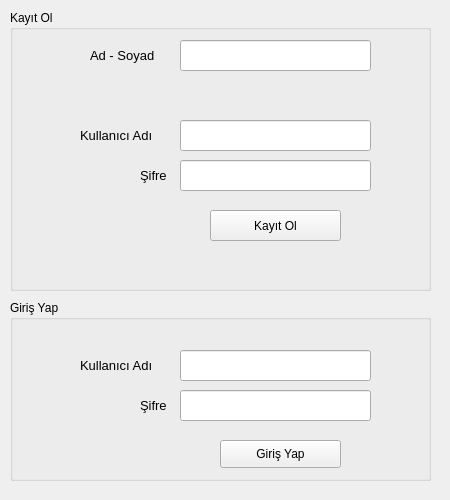
<?xml version="1.0" encoding="UTF-8"?>
<ui version="4.0">
 <class>girisPencere</class>
 <widget class="QWidget" name="girisPencere">
  <property name="geometry">
   <rect>
    <x>0</x>
    <y>0</y>
    <width>450</width>
    <height>500</height>
   </rect>
  </property>
  <property name="minimumSize">
   <size>
    <width>450</width>
    <height>500</height>
   </size>
  </property>
  <property name="maximumSize">
   <size>
    <width>450</width>
    <height>500</height>
   </size>
  </property>
  <property name="windowTitle">
   <string>Giriş Yap / Kayıt Ol - Music Library</string>
  </property>
  <widget class="QGroupBox" name="kayitolGroup">
   <property name="geometry">
    <rect>
     <x>10</x>
     <y>10</y>
     <width>421</width>
     <height>281</height>
    </rect>
   </property>
   <property name="title">
    <string>Kayıt Ol</string>
   </property>
   <widget class="QLineEdit" name="isim_input">
    <property name="geometry">
     <rect>
      <x>170</x>
      <y>30</y>
      <width>191</width>
      <height>31</height>
     </rect>
    </property>
   </widget>
   <widget class="QLineEdit" name="kaykadi_input">
    <property name="geometry">
     <rect>
      <x>170</x>
      <y>110</y>
      <width>191</width>
      <height>31</height>
     </rect>
    </property>
   </widget>
   <widget class="QLineEdit" name="kaysifre_input">
    <property name="geometry">
     <rect>
      <x>170</x>
      <y>150</y>
      <width>191</width>
      <height>31</height>
     </rect>
    </property>
    <property name="echoMode">
     <enum>QLineEdit::Password</enum>
    </property>
   </widget>
   <widget class="QLabel" name="kaykadi_label">
    <property name="geometry">
     <rect>
      <x>70</x>
      <y>110</y>
      <width>91</width>
      <height>31</height>
     </rect>
    </property>
    <property name="font">
     <font>
      <pointsize>10</pointsize>
     </font>
    </property>
    <property name="text">
     <string>Kullanıcı Adı</string>
    </property>
   </widget>
   <widget class="QLabel" name="isim_label">
    <property name="geometry">
     <rect>
      <x>80</x>
      <y>30</y>
      <width>81</width>
      <height>31</height>
     </rect>
    </property>
    <property name="font">
     <font>
      <pointsize>10</pointsize>
     </font>
    </property>
    <property name="text">
     <string>Ad - Soyad</string>
    </property>
   </widget>
   <widget class="QLabel" name="kaysifre_label">
    <property name="geometry">
     <rect>
      <x>130</x>
      <y>150</y>
      <width>41</width>
      <height>31</height>
     </rect>
    </property>
    <property name="font">
     <font>
      <pointsize>10</pointsize>
      <kerning>true</kerning>
     </font>
    </property>
    <property name="text">
     <string>Şifre</string>
    </property>
   </widget>
   <widget class="QPushButton" name="kayitolButon">
    <property name="geometry">
     <rect>
      <x>200</x>
      <y>200</y>
      <width>131</width>
      <height>31</height>
     </rect>
    </property>
    <property name="text">
     <string>Kayıt Ol</string>
    </property>
   </widget>
   <widget class="QLabel" name="regInfo">
    <property name="geometry">
     <rect>
      <x>200</x>
      <y>240</y>
      <width>191</width>
      <height>20</height>
     </rect>
    </property>
    <property name="text">
     <string/>
    </property>
   </widget>
  </widget>
  <widget class="QGroupBox" name="girisyapGroup">
   <property name="geometry">
    <rect>
     <x>10</x>
     <y>300</y>
     <width>421</width>
     <height>181</height>
    </rect>
   </property>
   <property name="title">
    <string>Giriş Yap</string>
   </property>
   <widget class="QLineEdit" name="kadi_input">
    <property name="geometry">
     <rect>
      <x>170</x>
      <y>50</y>
      <width>191</width>
      <height>31</height>
     </rect>
    </property>
    <property name="text">
     <string/>
    </property>
   </widget>
   <widget class="QLineEdit" name="sifre_input">
    <property name="geometry">
     <rect>
      <x>170</x>
      <y>90</y>
      <width>191</width>
      <height>31</height>
     </rect>
    </property>
    <property name="echoMode">
     <enum>QLineEdit::Password</enum>
    </property>
   </widget>
   <widget class="QLabel" name="kadi_label">
    <property name="geometry">
     <rect>
      <x>70</x>
      <y>50</y>
      <width>91</width>
      <height>31</height>
     </rect>
    </property>
    <property name="font">
     <font>
      <pointsize>10</pointsize>
     </font>
    </property>
    <property name="text">
     <string>Kullanıcı Adı</string>
    </property>
   </widget>
   <widget class="QLabel" name="sifre_label">
    <property name="geometry">
     <rect>
      <x>130</x>
      <y>90</y>
      <width>41</width>
      <height>31</height>
     </rect>
    </property>
    <property name="font">
     <font>
      <pointsize>10</pointsize>
      <kerning>true</kerning>
     </font>
    </property>
    <property name="text">
     <string>Şifre</string>
    </property>
   </widget>
   <widget class="QPushButton" name="girisyapButon">
    <property name="geometry">
     <rect>
      <x>210</x>
      <y>140</y>
      <width>121</width>
      <height>28</height>
     </rect>
    </property>
    <property name="text">
     <string>Giriş Yap</string>
    </property>
   </widget>
   <widget class="QLabel" name="logInfo">
    <property name="geometry">
     <rect>
      <x>70</x>
      <y>150</y>
      <width>131</width>
      <height>20</height>
     </rect>
    </property>
    <property name="text">
     <string/>
    </property>
   </widget>
  </widget>
 </widget>
 <resources/>
 <connections/>
</ui>
